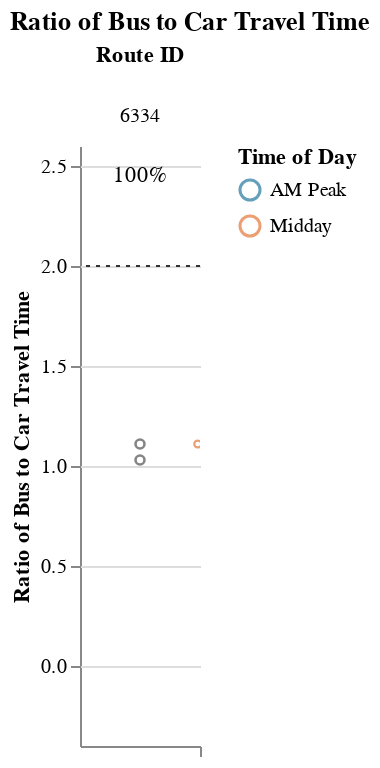
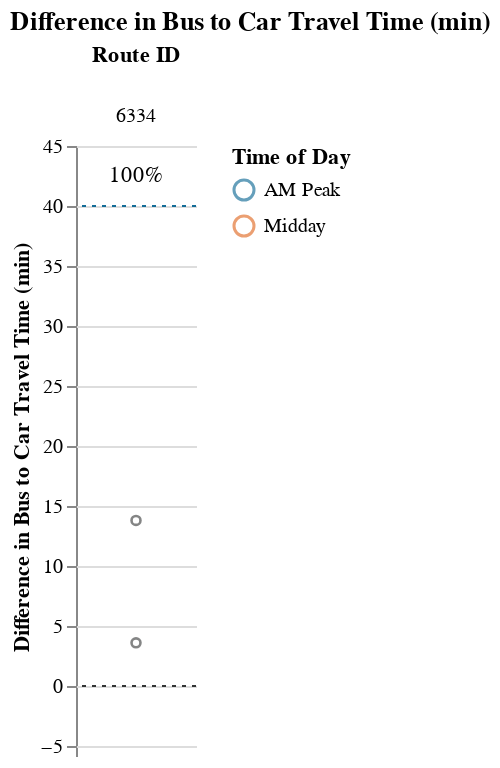

Source (notebook cell) for these figures, in order:
### Markdown cell above
### Long Routes (> 1.5 hrs)

### Code cell
route_group = "long"
try:
    subset_routes, mult, diff  = setup_charts(df, PCT_COMPETITIVE_THRESHOLD, route_group)
    if len(subset_routes) > 0:
        display(
            Markdown(
                f"{CAPTIONS_DICT[route_group]}"
                "Within each route group, routes are sorted in descending order "
                "by % competitive trips and # trips below the additional time cut-off."
            )
        )

        display(mult)
        display(diff)
except:
    print("No routes meet this criteria.")

### Figure 1 — Vega-Lite specification as saved in the notebook (floating-point values rounded to 4 significant figures)
{"config": {"view": {"continuousWidth": 400, "continuousHeight": 300, "stroke": null}, "facet": {"spacing": 0}}, "data": {"name": "data-764a2cff088fae120998d66d434cd580"}, "facet": {"column": {"field": "route_id", "sort": ["6334"], "title": "Route ID", "type": "nominal"}}, "spec": {"layer": [{"mark": {"type": "point", "opacity": 0.65, "size": 12, "strokeWidth": 1.1}, "encoding": {"color": {"field": "time_of_day", "scale": {"range": ["#136C97", "#E16B26", "#F6BF16", "#00896B", "#7790A3", "#5B559C"]}, "sort": ["AM Peak", "Midday", "PM Peak", "Owl Service"], "title": "Time of Day", "type": "nominal"}, "tooltip": [{"field": "route_id", "type": "nominal"}, {"field": "trip_id", "type": "nominal"}, {"field": "service_hours", "type": "quantitative"}, {"field": "car_duration_hours", "type": "quantitative"}, {"field": "bus_multiplier", "type": "quantitative"}, {"field": "bus_difference", "type": "quantitative"}, {"field": "num_trips", "type": "quantitative"}, {"field": "num_competitive", "type": "quantitative"}, {"field": "pct_trips_competitive", "type": "quantitative"}, {"field": "p25", "type": "quantitative"}, {"field": "p50", "type": "quantitative"}, {"field": "p75", "type": "quantitative"}], "x": {"axis": {"grid": false, "labels": false, "ticks": true, "values": [0]}, "field": "jitter", "scale": {}, "title": null, "type": "quantitative"}, "y": {"field": "bus_multiplier", "scale": {"domain": [-0.25, 2.5]}, "title": "Ratio of Bus to Car Travel Time", "type": "quantitative"}}, "selection": {"selector001": {"type": "interval", "bind": "scales", "encodings": ["x", "y"]}}, "transform": [{"calculate": "sqrt(-2*log(random()))*cos(2*PI*random())", "as": "jitter"}], "width": 60}, {"layer": [{"mark": {"type": "point", "opacity": 0.6, "size": 20, "strokeWidth": 1.3}, "encoding": {"color": {"value": "#323434"}, "y": {"field": "bus_multiplier", "type": "quantitative"}}, "transform": [{"filter": "(datum.p50_trip === 1)"}]}, {"mark": {"type": "rule", "strokeDash": [2, 3]}, "encoding": {"color": {"value": "#323434"}, "y": {"field": "cutoff", "type": "quantitative"}}}, {"mark": {"type": "text", "align": "center", "baseline": "middle"}, "encoding": {"color": {"value": "black"}, "text": {"field": "pct_trips_competitive", "format": ".0%", "type": "quantitative"}, "tooltip": [{"field": "route_id", "type": "nominal"}, {"field": "trip_id", "type": "nominal"}, {"field": "service_hours", "type": "quantitative"}, {"field": "car_duration_hours", "type": "quantitative"}, {"field": "bus_multiplier", "type": "quantitative"}, {"field": "bus_difference", "type": "quantitative"}, {"field": "num_trips", "type": "quantitative"}, {"field": "num_competitive", "type": "quantitative"}, {"field": "pct_trips_competitive", "type": "quantitative"}, {"field": "p25", "type": "quantitative"}, {"field": "p50", "type": "quantitative"}, {"field": "p75", "type": "quantitative"}], "x": {"value": 30}, "y": {"value": 15}}, "transform": [{"calculate": "sqrt(-2*log(random()))*cos(2*PI*random())", "as": "jitter"}, {"filter": "(datum.fastest_trip === 1)"}]}]}]}, "resolve": {"scale": {"y": "shared"}}, "title": "Ratio of Bus to Car Travel Time", "$schema": "https://vega.github.io/schema/vega-lite/v4.17.0.json", "datasets": {"data-764a2cff088fae120998d66d434cd580": [{"calitp_itp_id": 204, "trip_key": -8482069701385664059, "trip_id": "t_110899_b_26553_tn_0", "shape_id": "p_787876", "route_id": "6334", "service_hours": 2.08, "trip_first_departure_ts": 28800, "trip_last_arrival_ts": 36300, "departure_hour": 8, "time_of_day": "AM Peak", "p25": 2.123, "p50": 2.165, "p75": 2.208, "p50_trip": 1, "fastest_trip": 1, "car_duration_hours": 2.02, "competitive_route": 1, "bus_multiplier": 1.03, "bus_difference": 3.6, "num_trips": 2, "num_competitive": 2, "pct_trips_competitive": 1.0, "bus_difference_spread": 10.2, "route_group": "long", "max_trip_hrs": 2.25, "max_trip_route_group": 2.25, "name": "Modoc Transportation Authority ", "caltrans_district": "02 - Redding", "drmt_organization_name": null, "cutoff2": 40, "cutoff": 2}, {"calitp_itp_id": 204, "trip_key": -5907327273730479531, "trip_id": "t_110897_b_26553_tn_0", "shape_id": "p_110888", "route_id": "6334", "service_hours": 2.25, "trip_first_departure_ts": 48600, "trip_last_arrival_ts": 56700, "departure_hour": 13, "time_of_day": "Midday", "p25": 2.123, "p50": 2.165, "p75": 2.208, "p50_trip": 1, "fastest_trip": 0, "car_duration_hours": 2.02, "competitive_route": 1, "bus_multiplier": 1.11, "bus_difference": 13.8, "num_trips": 2, "num_competitive": 2, "pct_trips_competitive": 1.0, "bus_difference_spread": 10.2, "route_group": "long", "max_trip_hrs": 2.25, "max_trip_route_group": 2.25, "name": "Modoc Transportation Authority ", "caltrans_district": "02 - Redding", "drmt_organization_name": null, "cutoff2": 40, "cutoff": 2}]}}

### Figure 2 — Vega-Lite specification as saved in the notebook (floating-point values rounded to 4 significant figures)
{"config": {"view": {"continuousWidth": 400, "continuousHeight": 300, "stroke": null}, "facet": {"spacing": 0}}, "data": {"name": "data-8d8ac5e983d9ef86911aaebde9aada9b"}, "facet": {"column": {"field": "route_id", "sort": ["6334"], "title": "Route ID", "type": "nominal"}}, "spec": {"layer": [{"mark": {"type": "point", "opacity": 0.65, "size": 12, "strokeWidth": 1.1}, "encoding": {"color": {"field": "time_of_day", "scale": {"range": ["#136C97", "#E16B26", "#F6BF16", "#00896B", "#7790A3", "#5B559C"]}, "sort": ["AM Peak", "Midday", "PM Peak", "Owl Service"], "title": "Time of Day", "type": "nominal"}, "tooltip": [{"field": "route_id", "type": "nominal"}, {"field": "trip_id", "type": "nominal"}, {"field": "service_hours", "type": "quantitative"}, {"field": "car_duration_hours", "type": "quantitative"}, {"field": "bus_multiplier", "type": "quantitative"}, {"field": "bus_difference", "type": "quantitative"}, {"field": "num_trips", "type": "quantitative"}, {"field": "num_competitive", "type": "quantitative"}, {"field": "pct_trips_competitive", "type": "quantitative"}, {"field": "p25", "type": "quantitative"}, {"field": "p50", "type": "quantitative"}, {"field": "p75", "type": "quantitative"}], "x": {"axis": {"grid": false, "labels": false, "ticks": true, "values": [0]}, "field": "jitter", "scale": {}, "title": null, "type": "quantitative"}, "y": {"field": "bus_difference", "scale": {"domain": [-5, 45.0]}, "title": "Difference in Bus to Car Travel Time (min)", "type": "quantitative"}}, "selection": {"selector002": {"type": "interval", "bind": "scales", "encodings": ["x", "y"]}}, "transform": [{"calculate": "sqrt(-2*log(random()))*cos(2*PI*random())", "as": "jitter"}], "width": 60}, {"layer": [{"mark": {"type": "point", "opacity": 0.6, "size": 20, "strokeWidth": 1.3}, "encoding": {"color": {"value": "#323434"}, "y": {"field": "bus_difference", "type": "quantitative"}}, "transform": [{"filter": "(datum.p50_trip === 1)"}]}, {"mark": {"type": "rule", "strokeDash": [2, 3]}, "encoding": {"color": {"value": "#323434"}, "y": {"field": "cutoff", "type": "quantitative"}}}, {"mark": {"type": "rule", "strokeDash": [2, 3]}, "encoding": {"color": {"value": "#136C97"}, "y": {"field": "cutoff2", "type": "quantitative"}}}, {"mark": {"type": "text", "align": "center", "baseline": "middle"}, "encoding": {"color": {"value": "black"}, "text": {"field": "pct_trips_competitive", "format": ".0%", "type": "quantitative"}, "tooltip": [{"field": "route_id", "type": "nominal"}, {"field": "trip_id", "type": "nominal"}, {"field": "service_hours", "type": "quantitative"}, {"field": "car_duration_hours", "type": "quantitative"}, {"field": "bus_multiplier", "type": "quantitative"}, {"field": "bus_difference", "type": "quantitative"}, {"field": "num_trips", "type": "quantitative"}, {"field": "num_competitive", "type": "quantitative"}, {"field": "pct_trips_competitive", "type": "quantitative"}, {"field": "p25", "type": "quantitative"}, {"field": "p50", "type": "quantitative"}, {"field": "p75", "type": "quantitative"}], "x": {"value": 30}, "y": {"value": 15}}, "transform": [{"calculate": "sqrt(-2*log(random()))*cos(2*PI*random())", "as": "jitter"}, {"filter": "(datum.fastest_trip === 1)"}]}]}]}, "resolve": {"scale": {"y": "shared"}}, "title": "Difference in Bus to Car Travel Time (min)", "$schema": "https://vega.github.io/schema/vega-lite/v4.17.0.json", "datasets": {"data-8d8ac5e983d9ef86911aaebde9aada9b": [{"calitp_itp_id": 204, "trip_key": -8482069701385664059, "trip_id": "t_110899_b_26553_tn_0", "shape_id": "p_787876", "route_id": "6334", "service_hours": 2.08, "trip_first_departure_ts": 28800, "trip_last_arrival_ts": 36300, "departure_hour": 8, "time_of_day": "AM Peak", "p25": 2.123, "p50": 2.165, "p75": 2.208, "p50_trip": 1, "fastest_trip": 1, "car_duration_hours": 2.02, "competitive_route": 1, "bus_multiplier": 1.03, "bus_difference": 3.6, "num_trips": 2, "num_competitive": 2, "pct_trips_competitive": 1.0, "bus_difference_spread": 10.2, "route_group": "long", "max_trip_hrs": 2.25, "max_trip_route_group": 2.25, "name": "Modoc Transportation Authority ", "caltrans_district": "02 - Redding", "drmt_organization_name": null, "cutoff2": 40, "cutoff": 0}, {"calitp_itp_id": 204, "trip_key": -5907327273730479531, "trip_id": "t_110897_b_26553_tn_0", "shape_id": "p_110888", "route_id": "6334", "service_hours": 2.25, "trip_first_departure_ts": 48600, "trip_last_arrival_ts": 56700, "departure_hour": 13, "time_of_day": "Midday", "p25": 2.123, "p50": 2.165, "p75": 2.208, "p50_trip": 1, "fastest_trip": 0, "car_duration_hours": 2.02, "competitive_route": 1, "bus_multiplier": 1.11, "bus_difference": 13.8, "num_trips": 2, "num_competitive": 2, "pct_trips_competitive": 1.0, "bus_difference_spread": 10.2, "route_group": "long", "max_trip_hrs": 2.25, "max_trip_route_group": 2.25, "name": "Modoc Transportation Authority ", "caltrans_district": "02 - Redding", "drmt_organization_name": null, "cutoff2": 40, "cutoff": 0}]}}
